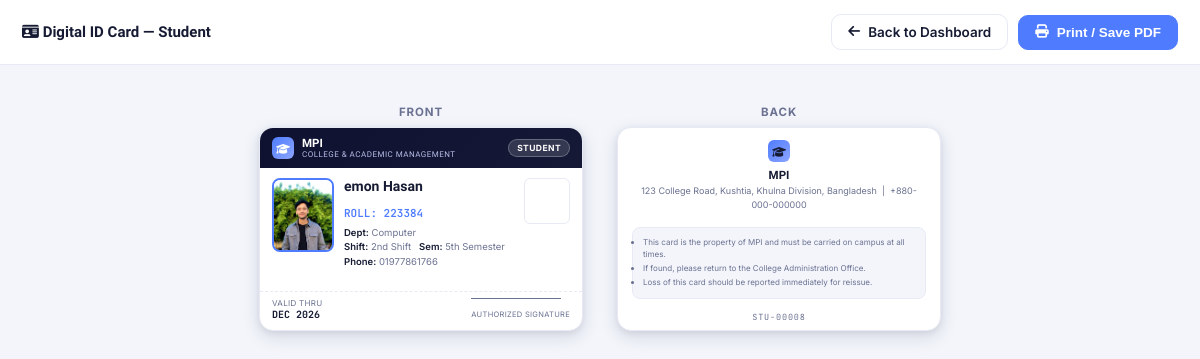
The page /student/8/id-card/ (signed in) on the database its author committed.
### app/models.py (models this page shows, shortened)
class Student(models.Model):
    SHIFT_CHOICES = [
        ('1st', '1st Shift'),
        ('2nd', '2nd Shift'),
    ]
    SEMESTER_CHOICES = [
        ('1st', '1st Semester'),
        ('2nd', '2nd Semester'),
        ('3rd', '3rd Semester'),
        ('4th', '4th Semester'),
        ('5th', '5th Semester'),
        ('6th', '6th Semester'),
        ('7th', '7th Semester'),
        ('8th', '8th Semester'),
    ]
    first_name = models.CharField(max_length=50)
    last_name = models.CharField(max_length=50)
    roll = models.CharField(max_length=20, unique=True)
    department = models.ForeignKey(Department, on_delete=models.CASCADE)
    shift = models.CharField(max_length=10, choices=SHIFT_CHOICES)
    semester = models.CharField(max_length=10, choices=SEMESTER_CHOICES)
    email = models.EmailField()
    phone = models.CharField(max_length=20)
    student_image = models.ImageField(upload_to='student_images/', blank=True, null=True)

class Department(models.Model):
    name = models.CharField(max_length=100)

### app/views.py (the view)
# urls.py: path('student/<int:pk>/id-card/', views.student_id_card, name='student_id_card'),
def student_id_card(request, pk):
    student = get_object_or_404(Student, pk=pk)
    return render(request, 'id_card_student.html', {
        'student': student,
        'card_year': localdate().year,
    })

### accounts/context_processors.py (called while the page is built)
def site_branding(request):
    try:
        SiteSettings = apps.get_model(CORE_APP, "SiteSettings")
        site_settings = SiteSettings.objects.first()
    except Exception:
        site_settings = None
    return {"site_settings": site_settings}

### templates/Id_card_student.html (shortened to what this page needs)
{% load static %}
<!DOCTYPE html>
<html lang="en">
<head>
<link href="https://cdnjs.cloudflare.com/ajax/libs/font-awesome/6.4.0/css/all.min.css" rel="stylesheet">
</head>
<body>
  <div class="toolbar">
    <h5><i class="fas fa-id-card me-1"></i> Digital ID Card — Student</h5>
    <a href="{% url 'index' %}" class="btn"><i class="fas fa-arrow-left"></i> Back to Dashboard</a>
    <button class="btn btn-primary" onclick="window.print()"><i class="fas fa-print"></i> Print / Save PDF</button>
  </div>
  <div class="stage">
    <div>
      <div class="card-label">Front</div>
      <div class="card-id card-front">
        <div class="band">
          <div class="brand-mark"><i class="fas fa-graduation-cap"></i></div>
          <div class="school">MPI<small>College &amp; Academic Management</small></div>
          <div class="role-pill">Student</div>
        </div>
        <div class="body">
          <div class="photo-wrap">
            {% if student.student_image %}
              <img src="{{ student.student_image.url }}" class="id-photo" alt="{{ student.first_name }}">
            {% else %}
              <div class="id-photo-placeholder"><i class="fas fa-user fa-lg"></i></div>
            {% endif %}
          </div>
          <div class="id-info">
            <p class="id-name">{{ student.first_name }} {{ student.last_name }}</p>
            <p class="id-roll">ROLL: {{ student.roll }}</p>
            <div class="id-meta">
              <b>Dept:</b> {{ student.department.name }}<br>
              <b>Shift:</b> {{ student.get_shift_display }} &nbsp; <b>Sem:</b> {{ student.get_semester_display }}<br>
              <b>Phone:</b> {{ student.phone }}
            </div>
          </div>
          <div class="qr-box" id="qr-front"></div>
        </div>
        <div class="foot">
          <div class="valid-thru">Valid Thru<b>Dec {{ card_year }}</b></div>
          <div class="sig"><div class="line"></div><span>Authorized Signature</span></div>
        </div>
      </div>
    </div>
    <div>
      <div class="card-label">Back</div>
      <div class="card-id card-back">
        <div class="brand-mark"><i class="fas fa-graduation-cap"></i></div>
        <h6>MPI</h6>
        <div class="addr">123 College Road, Kushtia, Khulna Division, Bangladesh &nbsp;|&nbsp; +880-000-000000</div>
        <ul class="terms">
          <li>This card is the property of MPI and must be carried on campus at all times.</li>
          <li>If found, please return to the College Administration Office.</li>
          <li>Loss of this card should be reported immediately for reissue.</li>
        </ul>
        <div class="barcode-num">STU-{{ student.id|stringformat:"05d" }}</div>
      </div>
    </div>
  </div>
</body>
</html>

### templates/Id_card_student.html (style rules this page uses)
:root { --accent:#4F7CFF; --sidebar-bg:#0E1130; --sidebar-bg-2:#151936; --text:#161B33; --text-muted:#6B7291; --border:#E7EAF4; --bg:#F3F5FB; }
* { box-sizing:border-box; }
body { margin:0; background:var(--bg); color:var(--text); font-family:'Inter',-apple-system,sans-serif; min-height:100vh; }
.toolbar { position:sticky; top:0; z-index:10; display:flex; align-items:center; gap:10px; padding:14px 22px; background:#fff; border-bottom:1px solid var(--border); }
.toolbar h5 { margin:0; font-family:'Sora',sans-serif; font-size:15px; }
.btn { display:inline-flex; align-items:center; gap:8px; border:1px solid var(--border); background:#fff; color:var(--text); padding:9px 16px; border-radius:10px; font-weight:600; font-size:13.5px; cursor:pointer; text-decoration:none; }
.btn-primary { background:var(--accent); border-color:var(--accent); color:#fff; }
.stage { display:flex; flex-wrap:wrap; gap:34px; justify-content:center; padding:40px 20px 60px; }
.card-id { width:3.375in; height:2.125in; border-radius:14px; overflow:hidden; position:relative; background:#fff; box-shadow:0 6px 18px rgba(20,25,60,.12), 0 2px 6px rgba(20,25,60,.08); border:1px solid var(--border); display:flex; flex-direction:column; }
.card-label { text-align:center; font-size:11.5px; color:var(--text-muted); font-weight:700; text-transform:uppercase; letter-spacing:.08em; margin-bottom:8px; }
.card-front .band { background:linear-gradient(135deg,var(--sidebar-bg),var(--sidebar-bg-2)); color:#fff; padding:9px 12px; display:flex; align-items:center; gap:8px; }
.brand-mark { width:22px; height:22px; border-radius:6px; background:linear-gradient(135deg,var(--accent),#8CA5FF); display:flex; align-items:center; justify-content:center; font-size:11px; flex-shrink:0; }
.band .school { font-family:'Sora',sans-serif; font-weight:700; font-size:11.5px; line-height:1.15; }
.band .school small { display:block; font-weight:500; font-size:8px; color:#B8BEE8; letter-spacing:.06em; text-transform:uppercase; }
.band .role-pill { margin-left:auto; background:rgba(255,255,255,.14); border:1px solid rgba(255,255,255,.25); color:#fff; font-size:8.5px; font-weight:700; text-transform:uppercase; letter-spacing:.05em; padding:3px 8px; border-radius:20px; }
.card-front .body { flex:1; display:flex; gap:10px; padding:10px 12px 6px; }
.photo-wrap { flex-shrink:0; }
.id-photo { width:62px; height:74px; border-radius:8px; object-fit:cover; border:2px solid var(--accent); background:var(--bg); }
.id-info { flex:1; min-width:0; }
.id-name { font-family:'Sora',sans-serif; font-weight:700; font-size:14px; line-height:1.15; margin:0 0 2px; word-break:break-word; }
.id-roll { font-family:'JetBrains Mono',monospace; font-size:11px; color:var(--accent); font-weight:600; margin-bottom:6px; }
.id-meta { font-size:9.5px; color:var(--text-muted); line-height:1.55; }
.id-meta b { color:var(--text); font-weight:600; }
.qr-box { flex-shrink:0; width:46px; height:46px; padding:2px; background:#fff; border:1px solid var(--border); border-radius:6px; display:flex; align-items:center; justify-content:center; }
.card-front .foot { display:flex; align-items:center; justify-content:space-between; padding:6px 12px 9px; border-top:1px dashed var(--border); margin-top:auto; }
.valid-thru { font-size:8px; color:var(--text-muted); text-transform:uppercase; letter-spacing:.04em; }
.valid-thru b { display:block; font-size:10px; color:var(--text); font-family:'JetBrains Mono',monospace; letter-spacing:0; }
.sig { text-align:right; }
.sig .line { width:90px; border-bottom:1px solid var(--text-muted); margin-bottom:2px; }
.sig span { font-size:7.5px; color:var(--text-muted); text-transform:uppercase; letter-spacing:.04em; }
.card-back { padding:12px 14px; text-align:center; }
.card-back .brand-mark { margin:0 auto 6px; }
.card-back h6 { font-family:'Sora',sans-serif; font-size:11.5px; margin:0 0 2px; font-weight:700; }
.card-back .addr { font-size:9px; color:var(--text-muted); line-height:1.5; margin-bottom:8px; }
.card-back .terms { font-size:8px; color:var(--text-muted); line-height:1.5; text-align:left; background:var(--bg); border:1px solid var(--border); border-radius:8px; padding:8px 10px; margin-bottom:8px; }
.card-back .terms li { margin-bottom:2px; }
.barcode-num { font-family:'JetBrains Mono',monospace; font-size:8.5px; letter-spacing:.1em; color:var(--text-muted); }

### rows shown on the page
Student: student_image (picture), first_name "emon", last_name "Hasan", roll "223384", department.name "Computer", shift "2nd Shift", semester "5th Semester", phone "01977861766", id "00008"

### other values the page prints
{{ card_year }} "2026"
